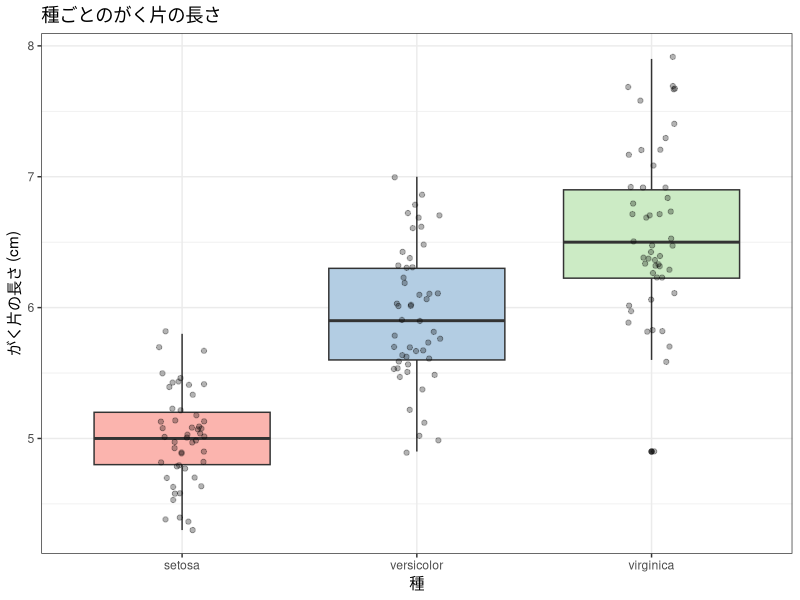
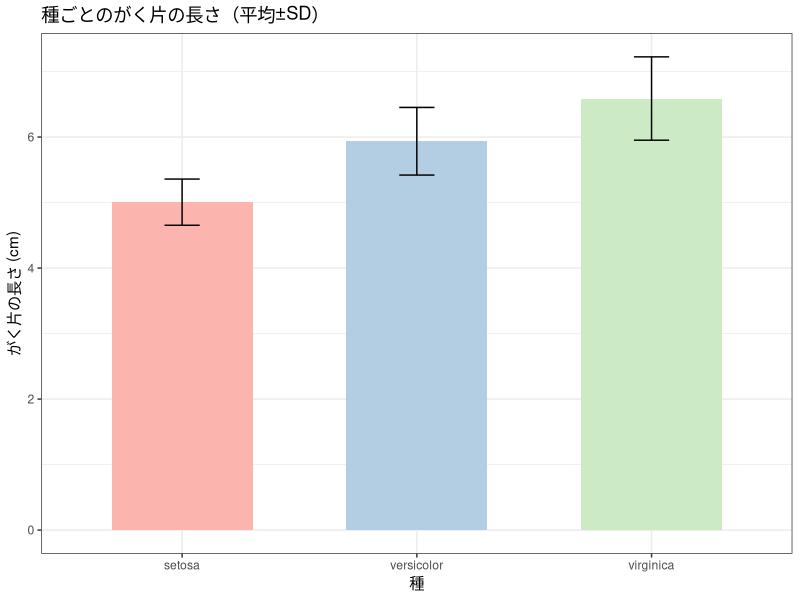

The R source for these figures, in order:
## ---- chunk 1
knitr::opts_chunk$set(echo = TRUE, warning = FALSE, message = FALSE,
                      fig.width = 7, fig.height = 4)
library(tidyverse)

# 図の日本語が文字化けしないようにする（ragg があるときだけ有効にする）
if (requireNamespace("ragg", quietly = TRUE)) {
  knitr::opts_chunk$set(dev = "ragg_png")
}
## ---- chunk 2
# データの確認
iris |>
  group_by(Species) |>
  summarise(
    n    = n(),
    mean = mean(Sepal.Length),
    sd   = sd(Sepal.Length)
  )
## ---- chunk 3
# 箱ひげ図で確認
ggplot(iris, aes(x = Species, y = Sepal.Length, fill = Species)) +
  geom_boxplot() +
  geom_jitter(width = 0.1, alpha = 0.3) +
  scale_fill_brewer(palette = "Pastel1") +
  labs(title = "種ごとのがく片の長さ",
       x = "種", y = "がく片の長さ (cm)") +
  theme_bw() +
  theme(legend.position = "none")
## ---- chunk 4
# 一元配置分散分析
result_anova <- aov(Sepal.Length ~ Species, data = iris)
summary(result_anova)
## ---- chunk 5
# Bartlett検定（等分散性の確認）
bartlett.test(Sepal.Length ~ Species, data = iris)
## ---- chunk 6
# Welch の ANOVA（等分散を仮定しない）
oneway.test(Sepal.Length ~ Species, data = iris)
## ---- chunk 7
# 手動でη²を計算
ss_between <- 63.21
ss_total   <- 63.21 + 38.96
eta_sq     <- ss_between / ss_total
round(eta_sq, 3)
## ---- chunk 8
iris_summary <- iris |>
  group_by(Species) |>
  summarise(
    mean = mean(Sepal.Length),
    sd   = sd(Sepal.Length),
    n    = n()
  )

ggplot(iris_summary, aes(x = Species, y = mean, fill = Species)) +
  geom_col(width = 0.6) +
  geom_errorbar(aes(ymin = mean - sd, ymax = mean + sd), width = 0.15) +
  scale_fill_brewer(palette = "Pastel1") +
  labs(title = "種ごとのがく片の長さ（平均±SD）",
       x = "種", y = "がく片の長さ (cm)") +
  theme_bw() +
  theme(legend.position = "none")
